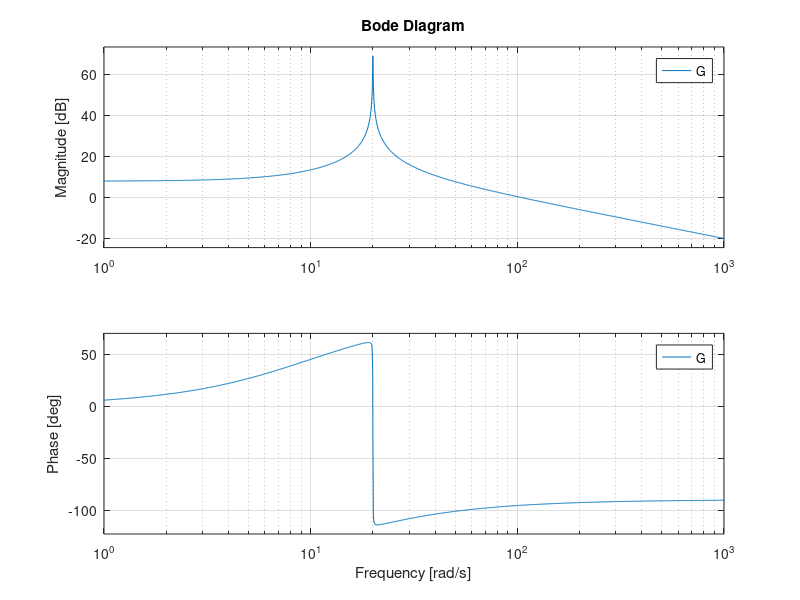

Source code (MATLAB): (Note: this script raises an error after producing the figure.)
close all; clear; clc;

s = tf('s');

G = (100*(s+10)) / (s^2 + .04*s + 400);

bode(G)

figure()
t = [-26.5,55.8,59.6,59.9,39.4,-109,-113,-105];
r = [68.9,51.3,44.4,26.9,11.8,51.2,24.3,12.2];
r = 10.^(r./20);
polarscatter(t,r)


figure()
nyquist(G)